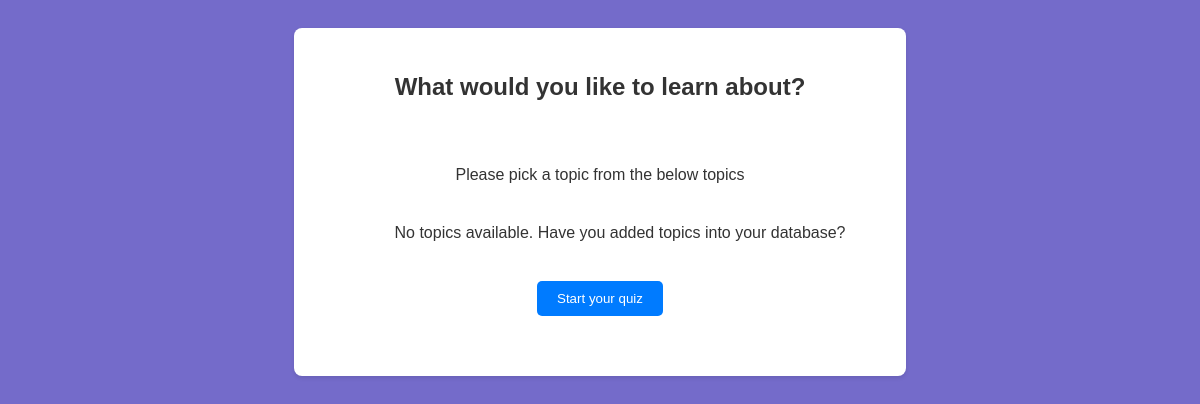
Before: /sim/ with the older database file.
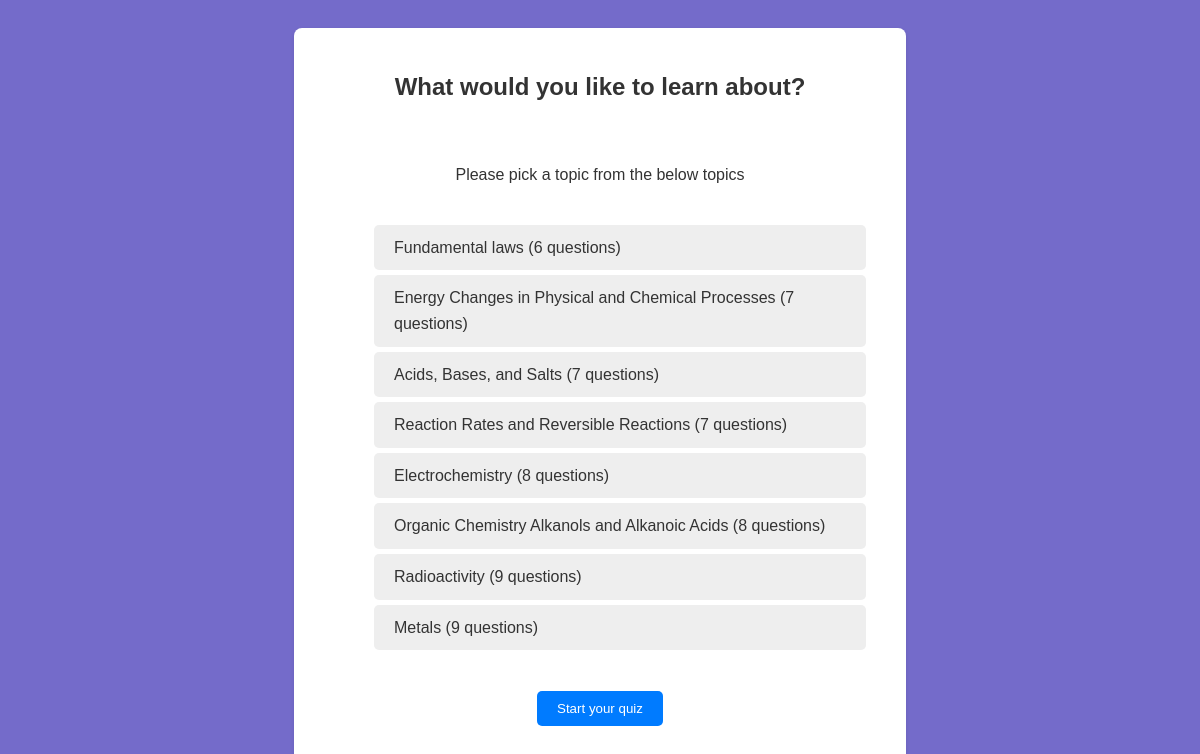
After: the same page with the newer database file.
### sim/models.py (models this page shows)
class Quiz(models.Model):
  name = models.CharField(max_length=300)

### sim/views.py (the view)
# urls.py: path('', views.start_quiz_view, name='start'),
def start_quiz_view(request) -> HttpResponse:
  topics = Quiz.objects.all().annotate(questions_count=Count('question'))
  return render(
    request, 'start.html', context={'topics': topics}
  )

### templates/start.html (shortened to what this page needs)
<!DOCTYPE html>
<html lang="en">
<head>
</head>
<body>
<form id="topic-container" hx-post="{% url 'get-questions' %}/start">
  <h2 id="heading-text">
    What would you like to learn about?
  </h2>
  <div id="topic-list">
    <p>Please pick a topic from the below topics</p>
    <ol style="list-style-type: none;">
      {% for topic in topics %}
      <li class="option">
        <label for="topic-{{ forloop.counter0 }}">{{ topic.name }} ({{ topic.questions_count }} questions)</label>
      </li>
      {% endfor %}
      {% if not topics %}
      <li>No topics available. Have you added topics into your database?</li>
      {% endif %}
    </ol>
    <button class="btn" type="submit">Start your quiz</button>
  </div>
</form>
</body>
</html>

### templates/start.html (style rules this page uses)
body { font-family: 'Arial', sans-serif; background-color: #746bca; color: #333; line-height: 1.6; padding: 20px; }
#topic-container { background-color: #fff; padding: 20px; border-radius: 8px; box-shadow: 0 2px 4px rgba(0,0,0,0.1); margin: auto; width: 50%; }
#topic-list { justify-content: center; display: flex; flex-direction: column; align-items: center; padding: 20px; }
.option { border-radius: 10px; }
.option label { display: block; padding: 10px 20px; background-color: #eeeeee; border-radius: 5px; margin: 5px 0; cursor: pointer; transition: background-color 0.3s; }
#heading-text { text-align: center; }
.btn { background-color: #007bff; color: #fff; border: none; padding: 10px 20px; border-radius: 5px; cursor: pointer; transition: background-color 0.3s ease-out; display: block; margin: 20px auto; }

Changed rows visible on the page:
added Quiz: name "Fundamental laws", questions_count "6"
added Quiz: name "Energy Changes in Physical and Chemical Processes", questions_count "7"
added Quiz: name "Acids, Bases, and Salts", questions_count "7"
added Quiz: name "Reaction Rates and Reversible Reactions", questions_count "7"
added Quiz: name "Electrochemistry", questions_count "8"
added Quiz: name "Organic Chemistry Alkanols and Alkanoic Acids", questions_count "8"
added Quiz: name "Radioactivity", questions_count "9"
added Quiz: name "Metals", questions_count "9"
Other visible differences:
text no longer shown: "No topics available. Have you added topics into your database?"
